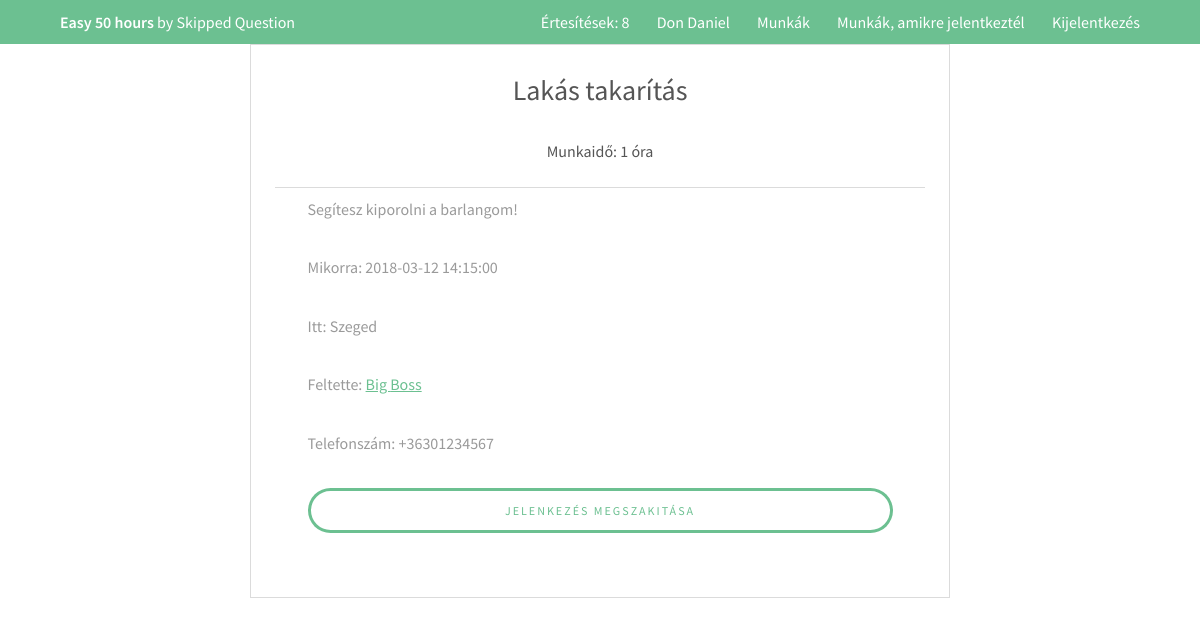
The app's page /Job.php?id=15 (signed in) with its own data.
### tables this page shows
CREATE TABLE IF NOT EXISTS `felhasznalok` (
  `id` int(11) NOT NULL AUTO_INCREMENT,
  `keresztnev` varchar(255) NOT NULL,
  `vezeteknev` varchar(255) NOT NULL,
  `email` varchar(255) NOT NULL,
  `jelszo` varchar(255) NOT NULL,
  `email_megerosito` varchar(255) NOT NULL,
  `profil_kep_allapot` int(11) NOT NULL DEFAULT '0',
  `felhasznalo_tipus` tinyint(4) NOT NULL,
  `telefonszam` varchar(50) DEFAULT NULL,
  `facebook_id` varchar(255) DEFAULT NULL,
  `bemutatkozas` text,
  `iskola_id` int(11) DEFAULT NULL,
  `diakigazolvany_szam` varchar(255) DEFAULT NULL,
  `oraszam` int(11) DEFAULT NULL,
  PRIMARY KEY (`id`),
  KEY `iskola_id` (`iskola_id`)
);

CREATE TABLE IF NOT EXISTS `ajanlatok` (
  `id` int(11) NOT NULL AUTO_INCREMENT,
  `munkaado_id` int(11) NOT NULL,
  `felajanlott_oraszam` int(11) NOT NULL,
  `cim` varchar(255) NOT NULL,
  `leiras` text NOT NULL,
  `helyszin` varchar(500) NOT NULL,
  `feltoltve` datetime DEFAULT NULL,
  `munka_idopont` datetime DEFAULT NULL,
  PRIMARY KEY (`id`),
  KEY `munkaado_id` (`munkaado_id`)
);

### Classes/Dbh.php (called while the page is built, shortened)
<?php
class Dbh{
    public function connect(){
        $this->dbServername = "localhost";
        $this->dbUsername = "root";
        $this->password = "";
        $this->dbName = "code4good";
        $this->charset = "utf8mb4";
        try{
        $dsn = 'mysql:host='.$this->dbServername.';dbname='.$this->dbName.';charset='.$this->charset;
        $pdo = new PDO($dsn , $this->dbUsername , $this->password);
        $pdo->setAttribute(PDO::ATTR_ERRMODE, PDO::ERRMODE_EXCEPTION);
        return $pdo;
        }
        catch(PDOException $e){
            echo 'Connection failed: '.$e->getMessage();
        }
    }
}

### Classes/Person.php (called while the page is built, shortened)
<?php
abstract class Person extends Dbh{
    public $id;
    public function setId($id){
        $this->id = $id;
    }
    public function setFirstName($firstName){
        $this->firstName = $firstName;
    }
    public function setLastName($lastName){
        $this->lastName = $lastName;
    }
    public function setUserType($userType){
        $this->userType = $userType;
    }
    public function setPhoneNumber($phoneNumber){
        $this->phoneNumber = $phoneNumber;
    }
    public function setAllFromDB(){
        $sqlPerson = $this->connect()->prepare("SELECT * FROM felhasznalok WHERE id = ? ;");
        $sqlPerson->execute([$this->id]);
        $person = $sqlPerson->fetch();
        return $person;
    }
    public static function createPerson($id){
        $pdo = new Dbh;
        $sqlUserType = $pdo->connect()->prepare("SELECT felhasznalo_tipus FROM felhasznalok WHERE id = ? ;");
        $sqlUserType->execute([$id]);
        $userType = $sqlUserType->fetch();
        if($userType['felhasznalo_tipus'] === '0'){
            $student = new Student;
            $student->setId($id);
            return $student;
        }
        else if($userType['felhasznalo_tipus'] === '1'){
            $employer = new Employer;
            $employer->setId($id);
            return $employer;
        }
    }
}

### Classes/Student.php (called while the page is built, shortened)
<?php
class Student extends Person{
    public function setAllFromDB(){
        $person = parent::setAllFromDB();
    }
}

### Classes/JobPost.php (called while the page is built, shortened)
<?php
class JobPost extends Dbh{
    public $id;
    public $ownerId;
    public function __construct(){
        $this->isAccepted = FALSE;
    }
    public function setId($id){
        $this->id = $id;
    }
    public function setOwnerId($ownerId){
        $this->ownerId = $ownerId;
    }
    public function setOfferedHours($offeredHours){
        $this->offeredHours = $offeredHours;
    }
    public function setTitle($title){
        $this->title = $title;
    }
    public function setDescription($description){
        $this->description = $description;
    }
    public function setLocation($location){
        $this->location = $location;
    }
    public function setAppointment($appointment){
        $this->appointment = $appointment;
    }
    public function getOwner(){
        $owner = new Employer();
        $owner->setId($this->ownerId);
        return $owner;
    }
    public function setAllFromDB(){
        $sqlPost = $this->connect()->prepare("SELECT * FROM ajanlatok WHERE id =? ;");
        $sqlPost->execute([$this->id]);
    }
}

### Classes/Employer.php (called while the page is built, shortened)
<?php
class Employer extends Person{
    public function setAllFromDB(){
        $person = parent::setAllFromDB();
    }
}

### Job.php (the view, shortened to what this page needs)
<?php
include_once 'Header.php';
include_once 'Classes/JobPost.php';
$jobId = $_GET["id"];
$job = new JobPost;
$job->setId($jobId);
$job->setAllFromDB();
$job->setApplicantIdsFromDB();
$owner = $job->getOwner();
$owner->setAllFromDB();
if(!isset($owner->phoneNumber)){
    $phoneNumber = "Nincs beállítva";
} else {
    $phoneNumber = $owner->phoneNumber;
}
?>
<div class="inner 7u 12u$(small) box" >
    <ul class="alt">
        <li>
            <div class="align-center">
                <h3><?= $job->title ?></h3>
                <h1>Munkaidő: <?= $job->offeredHours ?> óra</h1>
            </div>
        </li>
        <li>
            <div class="inner 12u 10u$(small)">
        <p><?= $job->description ?></p>
        <p>Mikorra: <?= $job->appointment ?></p>
        <p>Itt: <?= $job->location ?></p>
        <p>Feltette: <a href="Profile.php?id=<?= $owner->id?>"><?= $owner->lastName ?> <?= $owner->firstName ?></a></p>
        <p>Telefonszám: <?= $phoneNumber ?></p>
<?php
if(isset($_SESSION['userId'])){
    if($user->userType === '0' && (!$job->isAccepted || $job->acceptedStudentId === $_SESSION['userId'])){
        $user->setApplyingJobIdsFromDB();
        if(!in_array($job->id , $user->applyingJobIds)){
            ?>
            <form action="Handlers/Aplying_Handler.php" method="POST">
                <input type="submit" class="fit special" name="submit" value="Jelentkezek!">
                <input type="hidden" name="jobIdToApply" value="<?= $job->id ?>">
            </form>
        <?php
        }
        else if(in_array($job->id , $user->applyingJobIds)){
            ?>
            <form action="Handlers/Cancel_Aplying_Handler.php" method="POST">
                <input type="submit" class="fit" name="submit" value="Jelenkezés megszakitása">
            </form>
            <?php
        }
    }
            ?>
            <?php
}
include 'Footer.php';
?>

### Header.php (shortened to what this page needs)
<?php
include_once 'Classes/Dbh.php';
include_once 'Classes/Person.php';
include_once 'Classes/Employer.php';
include_once 'Classes/Student.php';
$bodyClass = "subpage";
$homePage = 'Welcome.php';
if(isset($_SESSION['userId'])){
    $user = Person::createPerson($_SESSION['userId']);
    $user->setAllFromDB();
    $user->setNotificationIds();
    $numberOfNotificationes = count($user->notificationIds);
}
?>
<!DOCTYPE HTML>
<html>
	<head>
		<link rel="stylesheet" href="assets/css/main.css" />
	</head>
	<body class="<?= $bodyClass; ?>" >
			<header id="header">
				<div class="inner">
					<a href="<?= $homePage ?>" class="logo"><strong>Easy 50 hours</strong> by Skipped Question</a>
                        <nav id="nav">
                            <?php
                                if(!isset($user)){
                            ?>
                                <a href="Login.php">Bejelnetkezés</a>
                                <a href="Diak_Registration.php">Diák vagyok</a>
                                <a href="Munkaado_Registration.php">Munkaadó vagyok</a>
                            <?php
                                }
                                else if(isset($user)){
                            ?>
                                    <a href="Notificationes.php">Értesítések: <?= $numberOfNotificationes?></a>
                                    <a href="Profile.php?id=<?= $user->id ?>"><?= $user->lastName ?> <?= $user->firstName ?></a>
                                    <?php
                                        if($user->userType === '1'){
                                    ?>
                                    <a href="Munkaado_My_Jobs.php">Ajánlataim</a>
                                    <?php
                                        }
                                        else if($user->userType === '0'){
                                    ?>
                                    <a href="Browse_Jobs.php">Munkák</a>
                                    <a href="Welcome.php">Munkák, amikre jelentkeztél</a>
                                    <?php
                                        }
                                    ?>
                                    <a href="Handlers/Logout_Handler.php">Kijelentkezés</a>
                            <?php
                                }
                            ?>
                        </nav>
				</div>
			</header>

### assets/css/main.css (style rules this page uses)
html, body, div, span, applet, object, iframe, h1, h2, h3, h4, h5, h6, p, blockquote, pre, a, abbr, acronym, address, big, cite, code, del, dfn, em, img, ins, kbd, q, s, samp, small, strike, strong, sub, sup, tt, var, b, u, i, center, dl, dt, dd, ol, ul, li, fieldset, form, label, legend, table, caption, tbody, tfoot, thead, tr, th, td, article, aside, canvas, details, embed, figure, figcaption, footer, header, hgroup, menu, nav, output, ruby, section, summary, time, mark, audio, video { margin: 0; padding: 0; border: 0; font-size: 100%; font: inherit; vertical-align: baseline; }
article, aside, details, figcaption, figure, footer, header, hgroup, menu, nav, section { display: block; }
body { line-height: 1; }
ol, ul { list-style: none; }
body { -webkit-text-size-adjust: none; }
*, *:before, *:after { -moz-box-sizing: border-box; -webkit-box-sizing: border-box; box-sizing: border-box; }
.\31 2u, .\31 2u\24 { width: 100%; clear: none; margin-left: 0; }
.\37 u, .\37 u\24 { width: 58.3333333333%; clear: none; margin-left: 0; }
body { -ms-overflow-style: scrollbar; }
body { background: #fff; }
body, input, select, textarea { color: #9a9a9a; font-family: "Source Sans Pro", Arial, Helvetica, sans-serif; font-size: 14pt; font-weight: 400; line-height: 1.65; }
@media screen and (max-width: 1680px) { body, input, select, textarea { font-size: 12pt; } }
@media screen and (max-width: 1280px) { body, input, select, textarea { font-size: 12pt; } }
a { color: #6cc091; text-decoration: underline; }
strong, b { color: #555; font-weight: 600; }
p { margin: 0 0 2em 0; }
h1, h2, h3, h4, h5, h6 { color: #555; font-weight: 400; line-height: 1.5; margin: 0 0 1em 0; }
h3 { font-size: 1.75em; }
.align-center { text-align: center; }
.inner { max-width: 75em; margin: 0 auto; }
@media screen and (max-width: 1280px) { .inner { max-width: 90%; } }
form { margin: 0 0 2em 0; }
.box { border: solid 1px #dbdbdb; margin-bottom: 2em; padding: 1.5em; }
.box > :last-child, .box > :last-child > :last-child, .box > :last-child > :last-child > :last-child { margin-bottom: 0; }
ul { list-style: disc; margin: 0 0 2em 0; padding-left: 1em; }
ul li { padding-left: 0.5em; }
ul.alt { list-style: none; padding-left: 0; }
ul.alt li { border-top: solid 1px #dbdbdb; padding: 0.5em 0; }
ul.alt li:first-child { border-top: 0; padding-top: 0; }
input[type="submit"], input[type="reset"], input[type="button"], button, .button { -moz-appearance: none; -webkit-appearance: none; -ms-appearance: none; appearance: none; -moz-transition: background-color 0.2s ease-in-out, color 0.2s ease-in-out; -webkit-transition: background-color 0.2s ease-in-out, color 0.2s ease-in-out; -ms-transition: background-color 0.2s ease-in-out, color 0.2s ease-in-out; transition: background-color 0.2s ease-in-out, color 0.2s ease-in-out; background-color: transparent; box-shadow: inset 0 0 0 3px #6cc091; color: #6cc091 !important; border-radius: 30px; border: 0; cursor: pointer; display: inline-block; font-size: .75em; font-weight: 400; height: 3.75em; line-height: 3.85em; letter-spacing: 2px; padding: 0 4em; text-align: center; text-decoration: none; text-transform: uppercase; white-space: nowrap; }
input[type="submit"].fit, input[type="reset"].fit, input[type="button"].fit, button.fit, .button.fit { display: block; margin: 0 0 1em 0; width: 100%; }
.subpage { padding-top: 44px; }
.subpage #header { background: #6cc091; top: 0; height: 44px; line-height: 44px; position: fixed; }
#header { color: #fff; cursor: default; height: 3.25em; left: 0; line-height: 3.25em; position: absolute; text-align: right; top: 2em; width: 100%; z-index: 10001; }
#header .inner { margin: 0 auto; position: relative; }
#header .logo { color: #ffffff; display: inline-block; font-weight: 400; height: inherit; left: 0; line-height: inherit; margin: 0; padding: 0; position: absolute; top: 0; font-size: 1em; }
#header .logo strong { color: #ffffff; font-weight: 600; }
#header a { -moz-transition: color 0.2s ease-in-out; -webkit-transition: color 0.2s ease-in-out; -ms-transition: color 0.2s ease-in-out; transition: color 0.2s ease-in-out; display: inline-block; padding: 0 0.75em; color: inherit; text-decoration: none; font-size: 1em; }
#header a:last-child { padding-right: 0; }
#navPanel a:not(.close) { border-top: solid 1px #8dcca9; color: #daefe3; font-weight: 600; display: block; padding: 0.75em 0; text-decoration: none; font-weight: 400; }
#navPanel a:not(.close):first-child { border: none; }

### records on screen
felhasznalok: vezeteknev "Don", keresztnev "Daniel"
ajanlatok: cim "Lakás takarítás", felajanlott_oraszam "1", leiras "Segítesz kiporolni a barlangom!", munka_idopont "2018-03-12 14:15:00", helyszin "Szeged"
felhasznalok: vezeteknev "Big", keresztnev "Boss", telefonszam "+36301234567"

### other values on screen
$numberOfNotificationes "8"
